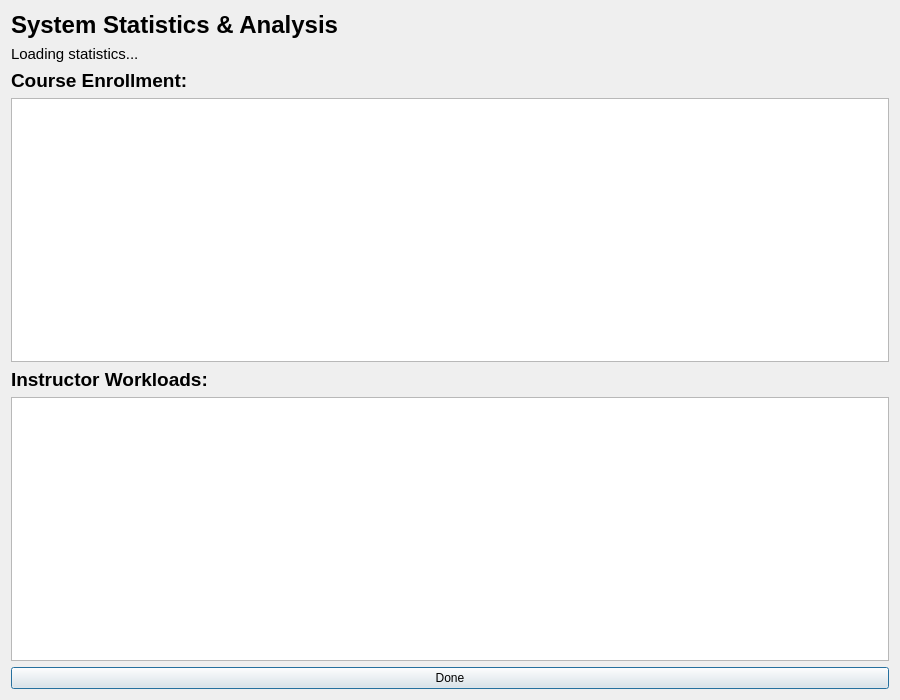
<?xml version="1.0" encoding="UTF-8"?>
<ui version="4.0">
 <class>StatisticsWindow</class>
 <widget class="QDialog" name="StatisticsWindow">
  <property name="geometry">
   <rect>
    <x>0</x>
    <y>0</y>
    <width>900</width>
    <height>700</height>
   </rect>
  </property>
  <property name="windowTitle">
   <string>Statistics &amp; Analysis</string>
  </property>
  <layout class="QVBoxLayout" name="verticalLayout">
   <item>
    <widget class="QLabel" name="titleLabel">
     <property name="font">
      <font>
       <pointsize>18</pointsize>
       <bold>true</bold>
      </font>
     </property>
     <property name="text">
      <string>System Statistics &amp; Analysis</string>
     </property>
    </widget>
   </item>
   <item>
    <widget class="QLabel" name="summaryLabel">
     <property name="font">
      <font>
       <pointsize>11</pointsize>
      </font>
     </property>
     <property name="text">
      <string>Loading statistics...</string>
     </property>
     <property name="wordWrap">
      <bool>true</bool>
     </property>
    </widget>
   </item>
   <item>
    <widget class="QLabel" name="courseLabel">
     <property name="font">
      <font>
       <pointsize>14</pointsize>
       <bold>true</bold>
      </font>
     </property>
     <property name="text">
      <string>Course Enrollment:</string>
     </property>
    </widget>
   </item>
   <item>
    <widget class="QTableWidget" name="courseTableWidget">
     <property name="minimumSize">
      <size>
       <width>0</width>
       <height>150</height>
      </size>
     </property>
    </widget>
   </item>
   <item>
    <widget class="QLabel" name="instructorLabel">
     <property name="font">
      <font>
       <pointsize>14</pointsize>
       <bold>true</bold>
      </font>
     </property>
     <property name="text">
      <string>Instructor Workloads:</string>
     </property>
    </widget>
   </item>
   <item>
    <widget class="QTableWidget" name="instructorTableWidget">
     <property name="minimumSize">
      <size>
       <width>0</width>
       <height>150</height>
      </size>
     </property>
    </widget>
   </item>
   <item>
    <widget class="QPushButton" name="Done_Button">
     <property name="text">
      <string>Done</string>
     </property>
    </widget>
   </item>
  </layout>
 </widget>
 <resources/>
 <connections/>
</ui>
